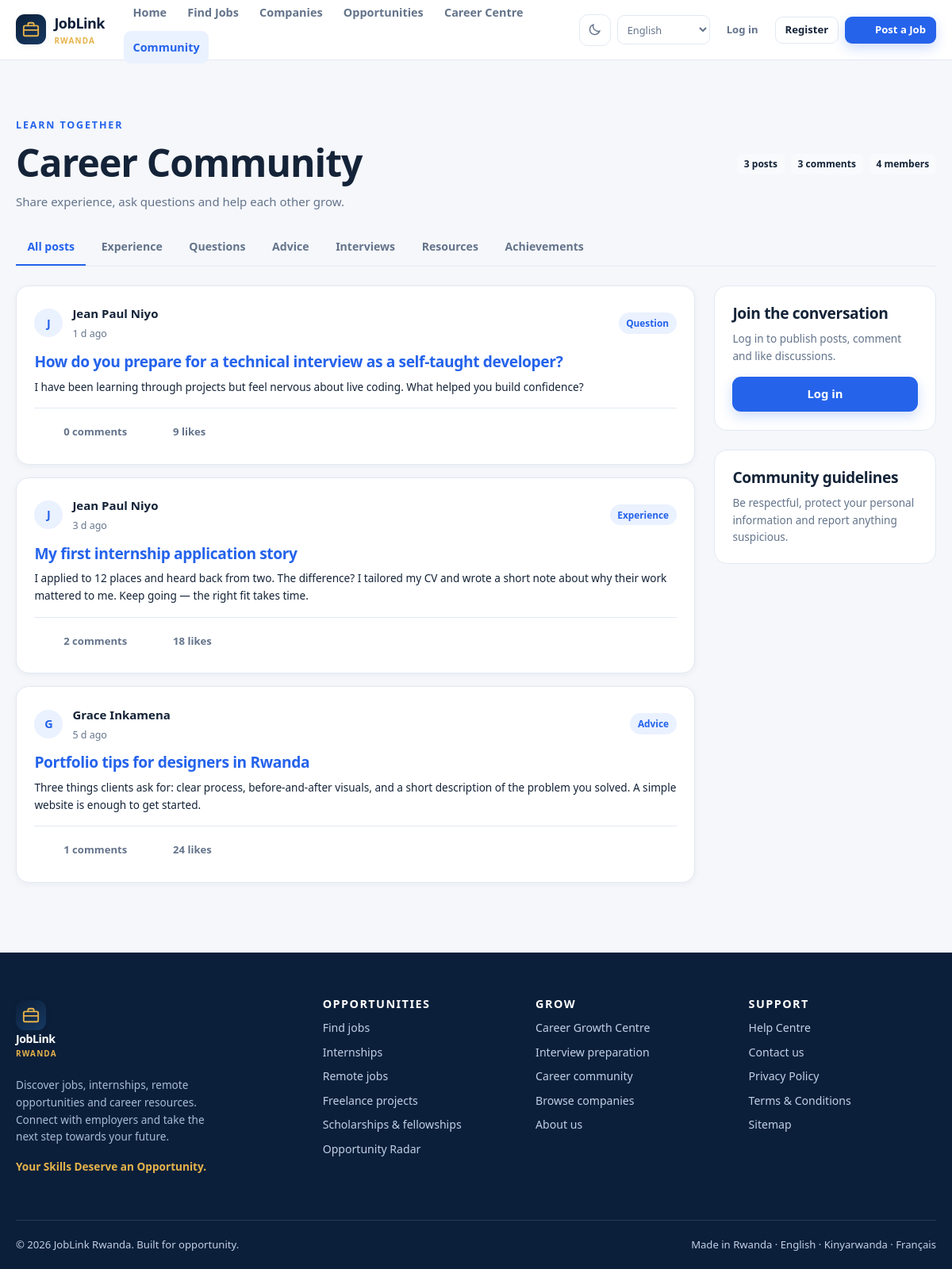
The app's page /community with its own data.
### tables this page shows
CREATE TABLE IF NOT EXISTS community_posts (
    id INT UNSIGNED AUTO_INCREMENT PRIMARY KEY,
    user_id INT UNSIGNED NOT NULL,
    category ENUM('experience','question','advice','interview','resource','achievement') NOT NULL DEFAULT 'experience',
    title VARCHAR(220) NOT NULL,
    body TEXT NOT NULL,
    image VARCHAR(255) DEFAULT NULL,
    likes_count INT UNSIGNED NOT NULL DEFAULT 0,
    comments_count INT UNSIGNED NOT NULL DEFAULT 0,
    status ENUM('published','hidden','removed') NOT NULL DEFAULT 'published',
    created_at DATETIME NOT NULL DEFAULT CURRENT_TIMESTAMP,
    updated_at DATETIME NOT NULL DEFAULT CURRENT_TIMESTAMP ON UPDATE CURRENT_TIMESTAMP,
    KEY idx_posts_user (user_id),
    KEY idx_posts_status (status, created_at),
    CONSTRAINT fk_posts_user FOREIGN KEY (user_id) REFERENCES users(id) ON DELETE CASCADE
);

CREATE TABLE IF NOT EXISTS users (
    id INT UNSIGNED AUTO_INCREMENT PRIMARY KEY,
    name VARCHAR(150) NOT NULL,
    email VARCHAR(190) NOT NULL,
    password_hash VARCHAR(255) NOT NULL,
    role ENUM('seeker','employer','freelancer','admin') NOT NULL DEFAULT 'seeker',
    phone VARCHAR(40) DEFAULT NULL,
    avatar VARCHAR(255) DEFAULT NULL,
    status ENUM('active','pending','suspended','deactivated') NOT NULL DEFAULT 'active',
    email_verified_at DATETIME DEFAULT NULL,
    verification_token VARCHAR(64) DEFAULT NULL,
    remember_token VARCHAR(64) DEFAULT NULL,
    last_login_at DATETIME DEFAULT NULL,
    created_at DATETIME NOT NULL DEFAULT CURRENT_TIMESTAMP,
    updated_at DATETIME NOT NULL DEFAULT CURRENT_TIMESTAMP ON UPDATE CURRENT_TIMESTAMP,
    deleted_at DATETIME DEFAULT NULL,
    UNIQUE KEY uq_users_email (email),
    KEY idx_users_role_status (role, status),
    KEY idx_users_created (created_at)
);

### app/Core/Controller.php (called while the page is built, shortened)
<?php
abstract class Controller
{
    protected Request $request;
    protected array $data = [];
    public function __construct(Request $request)
    {
        $this->request = $request;
    }
    protected function render(string $view, array $data = [], string $title = ''): void
    {
        $this->data = array_merge($this->data, $data);
        $this->data['title'] = $title ?: ($this->data['title'] ?? config('app.name'));
        $this->data['request'] = $this->request;
        extract($this->data, EXTR_SKIP);
        $viewFile = BASE_PATH . '/app/Views/' . str_replace('.', '/', $view) . '.php';
        include $viewFile;
        include BASE_PATH . '/app/Views/layouts/main.php';
    }
}

### app/Controllers/CommunityController.php (called while the page is built, shortened)
<?php
final class CommunityController extends Controller
{
    public function index(): void
    {
        $category = trim((string) $this->request->query('category', ''));
        $stats = [
            'posts' => (int) Database::scalar("SELECT COUNT(*) FROM community_posts WHERE status = 'published'"),
            'comments' => (int) Database::scalar('SELECT COUNT(*) FROM community_comments'),
            'members' => (int) Database::scalar("SELECT COUNT(*) FROM users WHERE status = 'active' AND deleted_at IS NULL"),
        ];
        $this->render('community.index', [
            'categories' => array_merge([''], self::CATEGORIES),
            'activeCategory' => $category,
            'posts' => Community::posts($category, 30),
            'stats' => $stats,
        ], 'Career Community');
    }
}

### index.php (called while the page is built, shortened)
<?php
require __DIR__ . '/app/bootstrap.php';
$request = Request::capture();
$router = new Router();
try {
    $router->dispatch($request);
} catch (\Throwable $e) {
    $message = $e->getMessage();
    error_log('[JobLink] ' . $message . ' in ' . $e->getFile() . ':' . $e->getLine());
    http_response_code(500);
    if (config('app.debug')) {
        echo '<div style="font-family:monospace;padding:2rem;max-width:900px"><h1>Application error</h1><p>' . e($message) . '</p><pre>' . e($e->getTraceAsString()) . '</pre></div>';
    } else {
        echo '<h1>Something went wrong</h1><p>Our team has been notified. Please try again later.</p>';
    }
}

### app/Core/Database.php (called while the page is built, shortened)
<?php
final class Database
{
    private static ?PDO $pdo = null;
    public static function connection(): PDO
    {
        if (self::$pdo === null) {
            $cfg = config('database');
            $dsn = sprintf('mysql:host=%s;port=%d;dbname=%s;charset=%s', $cfg['host'], $cfg['port'], $cfg['name'], $cfg['charset']);
            try {
                self::$pdo = new PDO($dsn, $cfg['user'], $cfg['pass'], [
                    PDO::ATTR_ERRMODE => PDO::ERRMODE_EXCEPTION,
                    PDO::ATTR_DEFAULT_FETCH_MODE => PDO::FETCH_ASSOC,
                    PDO::ATTR_EMULATE_PREPARES => false,
                    PDO::ATTR_STRINGIFY_FETCHES => false,
                ]);
            } catch (PDOException $e) {
                $hint = 'Please create the database and import database/schema.sql (see docs/INSTALLATION.md).';
                throw new \RuntimeException('Database connection failed: ' . $e->getMessage() . ' ' . $hint);
            }
        }
        return self::$pdo;
    }
    public static function query(string $sql, array $params = []): PDOStatement
    {
        $statement = self::connection()->prepare($sql);
        $statement->execute();
        return $statement;
    }
    public static function all(string $sql, array $params = []): array
    {
        return self::query($sql, $params)->fetchAll();
    }
    public static function scalar(string $sql, array $params = []): mixed
    {
        $value = self::query($sql, $params)->fetchColumn();
        return $value === false ? null : $value;
    }
}

### app/Models/Community.php (called while the page is built, shortened)
<?php
final class Community
{
    public static function posts(string $category = '', int $limit = 30): array
    {
        return Database::all(
            "SELECT p.*, u.name AS author_name, u.avatar AS author_avatar,
             (SELECT COUNT(*) FROM community_comments c WHERE c.post_id = p.id) AS comment_total
             FROM community_posts p JOIN users u ON u.id = p.user_id
             WHERE p.status = 'published' ORDER BY p.created_at DESC LIMIT $limit"
        );
    }
}

### app/bootstrap.php (called while the page is built, shortened)
<?php
require BASE_PATH . '/app/Core/Support.php';
spl_autoload_register(static function (string $class): void {
    $prefixes = [
        'App\\Core\\' => BASE_PATH . '/app/Core/',
        'App\\Controllers\\' => BASE_PATH . '/app/Controllers/',
        'App\\Models\\' => BASE_PATH . '/app/Models/',
    ];
    foreach ($prefixes as $prefix => $directory) {
        if (str_starts_with($class, $prefix)) {
            $file = $directory . str_replace('\\', '/', substr($class, strlen($prefix))) . '.php';
            return;
        }
    }
});

### app/Core/Session.php (called while the page is built, shortened)
<?php
final class Session
{
    public static function get(string $key, mixed $default = null): mixed
    {
        return $_SESSION[$key] ?? $default;
    }
}

### app/Core/Auth.php (called while the page is built, shortened)
<?php
final class Auth
{
    private static ?array $user = null;
    public static function user(): ?array
    {
        return self::$user;
    }
    public static function check(): bool { return self::user() !== null; }
}

### app/Views/partials/community_post.php (the view, shortened to what this page needs)
<?php
$full = $full ?? false;
$liked = $liked ?? false;
$categoryLabels = [
    'experience' => 'Experience',
    'question' => 'Question',
    'advice' => 'Advice',
    'interview' => 'Interview',
    'resource' => 'Resource',
    'achievement' => 'Achievement',
];
?>
<article class="card feed-post">
  <div class="post-head">
    <?php if (!empty($post['author_avatar'])): ?>
      <img class="avatar" src="<?= e(Upload::url((string) $post['author_avatar'])) ?>" alt="">
    <?php else: ?>
      <span class="avatar"><?= e(mb_substr((string) ($post['author_name'] ?? 'M'), 0, 1)) ?></span>
    <?php endif; ?>
    <div>
      <strong><?= e($post['author_name'] ?? 'Community member') ?></strong>
      <time datetime="<?= e($post['created_at'] ?? '') ?>"><?= e(time_ago($post['created_at'] ?? null)) ?></time>
    </div>
    <span class="tag tag-blue" style="margin-left:auto"><?= e($categoryLabels[$post['category']] ?? ucfirst((string) $post['category'])) ?></span>
  </div>
  <h3 class="mt-0"><a href="<?= e(url('community/' . (int) $post['id'])) ?>"><?= e($post['title']) ?></a></h3>
  <div class="small" style="white-space:pre-wrap"><?= e($full ? (string) $post['body'] : str_limit((string) $post['body'], 260)) ?></div>
  <div class="post-actions">
    <a class="btn btn-ghost btn-sm" href="<?= e(url('community/' . (int) $post['id'])) ?>"><?= icon('chat', 15) ?> <?= (int) ($post['comment_total'] ?? $post['comments_count'] ?? 0) ?> comments</a>
    <?php if (Auth::check()): ?>
      <form method="post" action="<?= e(url('community/' . (int) $post['id'] . '/like')) ?>">
        <?= csrf_field() ?>
        <button class="btn btn-outline btn-sm" type="submit"><?= icon('heart', 15) ?> <?= $liked ? 'Liked' : 'Like' ?> · <?= (int) ($post['likes_count'] ?? 0) ?></button>
      </form>
    <?php else: ?>
      <a class="btn btn-ghost btn-sm" href="<?= e(url('login')) ?>"><?= icon('heart', 15) ?> <?= (int) ($post['likes_count'] ?? 0) ?> likes</a>
    <?php endif; ?>
  </div>
</article>

### app/Views/community/index.php (shortened to what this page needs)
<?php
$categoryLabels = [
    '' => 'All posts',
    'experience' => 'Experience',
    'question' => 'Questions',
    'advice' => 'Advice',
    'interview' => 'Interviews',
    'resource' => 'Resources',
    'achievement' => 'Achievements',
];
?>
<section class="section">
  <div class="container">
    <div class="d-flex justify-between align-center gap-2 flex-wrap mb-3">
      <div>
        <div class="section-kicker">Learn together</div>
        <h1 class="mb-1">Career Community</h1>
        <p class="muted mb-0">Share experience, ask questions and help each other grow.</p>
      </div>
      <div class="d-flex gap-1 flex-wrap">
        <span class="badge"><?= (int) $stats['posts'] ?> posts</span>
        <span class="badge"><?= (int) $stats['comments'] ?> comments</span>
        <span class="badge"><?= (int) $stats['members'] ?> members</span>
      </div>
    </div>
    <nav class="tabs" aria-label="Community categories">
      <?php foreach ($categories as $category): ?>
        <a class="tab <?= $activeCategory === $category ? 'active' : '' ?>" href="<?= e(url('community' . ($category !== '' ? '?category=' . $category : ''))) ?>"><?= e($categoryLabels[$category] ?? ucfirst($category)) ?></a>
      <?php endforeach; ?>
    </nav>
    <div class="search-layout">
      <div>
        <?php if ($posts): ?>
          <?php foreach ($posts as $post): ?>
            <?php $liked = false; $full = false; include BASE_PATH . '/app/Views/partials/community_post.php'; ?>
          <?php endforeach; ?>
        <?php endif; ?>
      </div>
      <aside>
        <?php if (Auth::check()): ?>
          <div class="card">
            <h3 class="mt-0">Share with the community</h3>
            <form method="post" action="<?= e(url('community')) ?>" enctype="multipart/form-data">
              <?= csrf_field() ?>
              <div class="form-group">
                <label class="form-label" for="community-title">Title</label>
                <input class="form-control" id="community-title" name="title" minlength="5" maxlength="220" required value="<?= e(old('title')) ?>" placeholder="What would you like to share?">
              </div>
              <div class="form-group">
                <label class="form-label" for="community-category">Category</label>
                <select class="form-control" id="community-category" name="category">
                  <?php foreach ($categories as $category): ?>
                    <?php if ($category === '') { continue; } ?>
                    <option value="<?= e($category) ?>" <?= old('category') === $category ? 'selected' : '' ?>><?= e($categoryLabels[$category] ?? ucfirst($category)) ?></option>
                  <?php endforeach; ?>
                </select>
              </div>
              <div class="form-group">
                <label class="form-label" for="community-body">Your post</label>
                <textarea class="form-control" id="community-body" name="body" rows="6" minlength="10" maxlength="10000" required placeholder="Add enough detail to help others..."><?= e(old('body')) ?></textarea>
              </div>
              <div class="form-group">
                <label class="form-label" for="community-image">Image (optional)</label>
                <input class="form-control" id="community-image" type="file" name="image" accept="image/jpeg,image/png,image/webp">
              </div>
              <button class="btn btn-primary btn-block" type="submit"><?= icon('plus', 16) ?> Publish post</button>
            </form>
          </div>
        <?php else: ?>
          <div class="panel"><div class="panel-body">
            <h3 class="mt-0">Join the conversation</h3>
            <p class="small muted">Log in to publish posts, comment and like discussions.</p>
            <a class="btn btn-primary btn-block" href="<?= e(url('login')) ?>">Log in</a>
          </div></div>
        <?php endif; ?>
        <div class="panel"><div class="panel-body">
          <h3 class="mt-0">Community guidelines</h3>
          <p class="small muted mb-0">Be respectful, protect your personal information and report anything suspicious.</p>
        </div></div>
      </aside>
    </div>
  </div>
</section>

### app/Core/Support.php (shortened to what this page needs)
<?php
if (!function_exists('e')) {
    function e(mixed $value): string
    {
        return htmlspecialchars((string) $value, ENT_QUOTES | ENT_SUBSTITUTE, 'UTF-8');
    }
}
if (!function_exists('url')) {
    function url(string $path = ''): string
    {
        $base = defined('BASE_URL') ? BASE_URL : '';
        return $base . '/' . ltrim($path, '/');
    }
}
if (!function_exists('str_limit')) {
    function str_limit(?string $value, int $limit = 140): string
    {
        $value = trim((string) $value);
        if (mb_strlen($value) <= $limit) {
            return $value;
        }
        return mb_substr($value, 0, $limit - 1) . '…';
    }
}
if (!function_exists('time_ago')) {
    function time_ago(?string $date): string
    {
        $seconds = max(0, time() - strtotime($date));
        return match (true) {
            $seconds < 60 => 'just now',
            $seconds < 3600 => floor($seconds / 60) . ' min ago',
            $seconds < 86400 => floor($seconds / 3600) . ' h ago',
            $seconds < 604800 => floor($seconds / 86400) . ' d ago',
            default => date('M j, Y', strtotime($date)),
        };
    }
}
if (!function_exists('icon')) {
    function icon(string $name, int $size = 20, string $class = ''): string
    {
        $path = $paths[$name] ?? $paths['info'];
        return '<svg class="icon ' . e($class) . '" width="' . $size . '" height="' . $size . '" viewBox="0 0 24 24" fill="none" stroke="currentColor" stroke-width="1.8" stroke-linecap="round" stroke-linejoin="round" aria-hidden="true">' . $path . '</svg>';
    }
}

### app/Core/Router.php (shortened to what this page needs)
<?php
final class Router
{
    private array $routes = [];
    public function add(string $methods, string $pattern, string $handler, array $middleware = []): void
    {
        foreach (explode('|', $methods) as $method) {
            $this->routes[] = [
                'method' => strtoupper(trim($method)),
                'regex' => $this->compile($pattern),
                'handler' => $handler,
                'middleware' => $middleware,
                'pattern' => $pattern,
            ];
        }
    }
    private function compile(string $pattern): string
    {
        $pattern = preg_replace('/\/(?=\{[a-zA-Z_]+\?\})/', '', $pattern) ?? $pattern;
        $pattern = preg_replace_callback('/\{([a-zA-Z_]+)(\?)?\}/', static function ($m) {
            return ($m[2] ?? '') === '?' ? '(?:/(?P<' . $m[1] . '>[^/]+))?' : '(?P<' . $m[1] . '>[^/]+)';
        }, $pattern) ?? $pattern;
        return '#^' . $pattern . '$#u';
    }
    public function dispatch(Request $request): void
    {
        foreach ($this->routes as $route) {
            if (!preg_match($route['regex'], $request->path, $matches)) {
                continue;
            }
            $params = [];
            $request->setRouteParams($params);
            [$class, $method] = explode('@', $route['handler'], 2);
            $controller = new $fqcn($request);
            $controller->{$method}();
            return;
        }
    }
}

### records on screen
community_posts: user "3", comments_count "4", user.name "J", user.name "Jean Paul Niyo", created_at "3 d ago", category "Experience", title "My first internship application story", body "I applied to 12 places and heard back from two. The difference? I tailored my CV and wrote a short note about why their work mattered to me. Keep going — the right fit takes time.", $size 15 (drawn), comment_total "2", likes_count "18"
community_posts: user.name "J", user.name "Jean Paul Niyo", created_at "1 d ago", category "Question", title "How do you prepare for a technical interview as a self-taught developer?", body "I have been learning through projects but feel nervous about live coding. What helped you build confidence?", $size 15 (drawn), comment_total "0", likes_count "9"
community_posts: user.name "G", user.name "Grace Inkamena", created_at "5 d ago", category "Advice", title "Portfolio tips for designers in Rwanda", body "Three things clients ask for: clear process, before-and-after visuals, and a short description of the problem you solved. A simple website is enough to get started.", $size 15 (drawn), comment_total "1", likes_count "24"

### other values on screen
$categoryLabels[$category] "All posts"
$categoryLabels[$category] "Experience"
$categoryLabels[$category] "Questions"
$categoryLabels[$category] "Advice"
$categoryLabels[$category] "Interviews"
$categoryLabels[$category] "Resources"
$categoryLabels[$category] "Achievements"
form field value "English"
